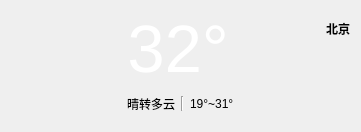
    <widget class="QWidget" name="widget_3" native="true">
     <property name="geometry">
      <rect>
       <x>20</x>
       <y>49</y>
       <width>361</width>
       <height>131</height>
      </rect>
     </property>
     <layout class="QHBoxLayout" name="horizontalLayout_3">
      <item>
       <widget class="QLabel" name="lblTypeIcon">
        <property name="minimumSize">
         <size>
          <width>110</width>
          <height>110</height>
         </size>
        </property>
        <property name="maximumSize">
         <size>
          <width>110</width>
          <height>110</height>
         </size>
        </property>
        <property name="styleSheet">
         <string notr="true">background-color: rgba(255, 255, 255, 0);</string>
        </property>
        <property name="text">
         <string/>
        </property>
        <property name="pixmap">
         <pixmap resource="C:/Users/zmh55/Downloads/12-完成界面布局/main.qrc">:/res/type/DuoYun.png</pixmap>
        </property>
        <property name="scaledContents">
         <bool>true</bool>
        </property>
        <property name="alignment">
         <set>Qt::AlignCenter</set>
        </property>
       </widget>
      </item>
      <item>
       <layout class="QVBoxLayout" name="verticalLayout_2">
        <property name="spacing">
         <number>0</number>
        </property>
        <item>
         <layout class="QHBoxLayout" name="horizontalLayout_2">
          <item>
           <widget class="QLabel" name="lblTemp">
            <property name="font">
             <font>
              <family>Arial</family>
              <pointsize>50</pointsize>
              <weight>50</weight>
              <italic>false</italic>
              <bold>false</bold>
             </font>
            </property>
            <property name="styleSheet">
             <string notr="true">color: rgb(255, 255, 255);
font: 50pt &quot;Arial&quot;;
background-color: rgba(0, 255, 255, 0);</string>
            </property>
            <property name="text">
             <string>32°</string>
            </property>
            <property name="scaledContents">
             <bool>true</bool>
            </property>
            <property name="alignment">
             <set>Qt::AlignCenter</set>
            </property>
           </widget>
          </item>
          <item>
           <spacer name="horizontalSpacer_2">
            <property name="orientation">
             <enum>Qt::Horizontal</enum>
            </property>
            <property name="sizeHint" stdset="0">
             <size>
              <width>40</width>
              <height>20</height>
             </size>
            </property>
           </spacer>
          </item>
          <item>
           <layout class="QVBoxLayout" name="verticalLayout">
            <property name="topMargin">
             <number>0</number>
            </property>
            <property name="bottomMargin">
             <number>40</number>
            </property>
            <item>
             <widget class="QLabel" name="lblCity">
              <property name="styleSheet">
               <string notr="true">font: 20pt &quot;Microsoft YaHei UI&quot;;
font-weight: bold;

background-color: rgba(255, 255, 255,0);</string>
              </property>
              <property name="text">
               <string>北京</string>
              </property>
              <property name="alignment">
               <set>Qt::AlignRight|Qt::AlignTrailing|Qt::AlignVCenter</set>
              </property>
             </widget>
            </item>
           </layout>
          </item>
         </layout>
        </item>
        <item>
         <layout class="QHBoxLayout" name="horizontalLayout">
          <property name="spacing">
           <number>6</number>
          </property>
          <property name="sizeConstraint">
           <enum>QLayout::SetDefaultConstraint</enum>
          </property>
          <item>
           <widget class="QLabel" name="lblType">
            <property name="sizePolicy">
             <sizepolicy hsizetype="Preferred" vsizetype="Preferred">
              <horstretch>0</horstretch>
              <verstretch>0</verstretch>
             </sizepolicy>
            </property>
            <property name="styleSheet">
             <string notr="true">background-color: rgba(255, 255, 255,0);
font: 12pt &quot;微软雅黑&quot;;</string>
            </property>
            <property name="text">
             <string>晴转多云</string>
            </property>
            <property name="scaledContents">
             <bool>true</bool>
            </property>
            <property name="alignment">
             <set>Qt::AlignLeading|Qt::AlignLeft|Qt::AlignVCenter</set>
            </property>
           </widget>
          </item>
          <item>
           <widget class="Line" name="line">
            <property name="minimumSize">
             <size>
              <width>0</width>
              <height>15</height>
             </size>
            </property>
            <property name="maximumSize">
             <size>
              <width>16777215</width>
              <height>15</height>
             </size>
            </property>
            <property name="styleSheet">
             <string notr="true">color: rgb(255, 0, 0);</string>
            </property>
            <property name="orientation">
             <enum>Qt::Vertical</enum>
            </property>
           </widget>
          </item>
          <item>
           <widget class="QLabel" name="lblLowHigh">
            <property name="styleSheet">
             <string notr="true">background-color: rgba(255, 255, 255,0);
font: 12pt &quot;微软雅黑&quot;;</string>
            </property>
            <property name="text">
             <string>19°~31°</string>
            </property>
            <property name="alignment">
             <set>Qt::AlignLeading|Qt::AlignLeft|Qt::AlignVCenter</set>
            </property>
           </widget>
          </item>
          <item>
           <spacer name="horizontalSpacer">
            <property name="orientation">
             <enum>Qt::Horizontal</enum>
            </property>
            <property name="sizeHint" stdset="0">
             <size>
              <width>40</width>
              <height>20</height>
             </size>
            </property>
           </spacer>
          </item>
         </layout>
        </item>
       </layout>
      </item>
     </layout>
    </widget>
